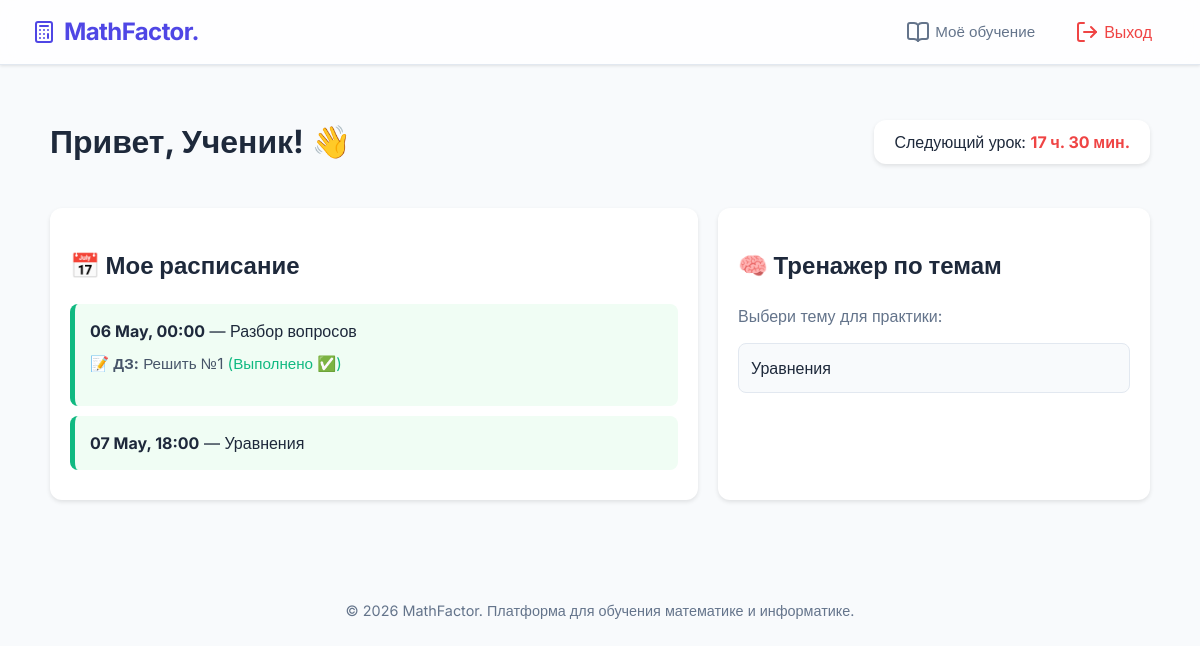
Screenshot of /dashboard/ (signed in) with the database file from the repository.
### users/models.py (models this page shows, shortened)
class User(AbstractUser):
    TEACHER = 'TEACHER'
    STUDENT = 'STUDENT'
    ROLE_CHOICES = (
        (TEACHER, 'Учитель'),
        (STUDENT, 'Ученик'),
    )
    @property
    def is_teacher(self):
        return self.role == User.TEACHER
    role = models.CharField(max_length=10, choices=ROLE_CHOICES, default='STUDENT')
    phone_regex = RegexValidator(
        regex=r'^\+?1?\d{10,11}$',
        message="Номер телефона должен быть в формате: '8 999 999 9999'."
    )
    phone = models.CharField(validators=[phone_regex], max_length=11, blank=True)

### platform_app/models.py (models this page shows, shortened)
class Lesson(models.Model):
    class Meta:
        verbose_name = "Урок"
        verbose_name_plural = "Уроки"
        ordering = ['-start_time']
    class Status(models.TextChoices):
        PLANNED = 'PLANNED', 'Запланировано'
        COMPLETED = 'COMPLETED', 'Проведено'
        CANCELLED = 'CANCELLED', 'Отменено'
        MISSED = 'MISSED', 'Пропущено'
    teacher = models.ForeignKey(
        User,
        on_delete=models.CASCADE,
        related_name='lessons_teacher',
        limit_choices_to={'role': User.TEACHER}, # Добавляем этот фильтр
        verbose_name="Учитель"
    )
    student = models.ForeignKey(
        User,
        on_delete=models.CASCADE,
        related_name='lessons_student',
        limit_choices_to={'role': User.STUDENT}, # И этот тоже
        verbose_name="Ученик"
    )
    topic = models.ForeignKey(Topic, on_delete=models.SET_NULL, null=True, blank=True)
    start_time = models.DateTimeField(verbose_name="Время начала")
    status = models.CharField(max_length=15, choices=Status.choices, default=Status.PLANNED)
    material_link = models.URLField(blank=True, verbose_name="Ссылка на материалы")
    @property
    def countdown_text(self):
        now = timezone.now()
        if self.status == self.Status.CANCELLED:
            return "Отменено"
        diff = self.start_time - now
        total_seconds = int(diff.total_seconds())
        days = total_seconds // 86400
        hours = (total_seconds % 86400) // 3600
        minutes = (total_seconds % 3600) // 60
        if days > 0:
            return f"{days} дн. {hours} ч."
        if hours > 0:
            return f"{hours} ч. {minutes} мин."
        return f"{minutes} мин." # Округляет вниз,

class Homework(models.Model):
    lesson = models.OneToOneField(Lesson, on_delete=models.CASCADE, related_name='homework')
    description = models.TextField(verbose_name="Что сделать")
    is_completed = models.BooleanField(default=False, verbose_name="Выполнено")
    report = models.TextField(blank=True, verbose_name="Отчет ученика/ссылка")

class Topic(models.Model):
    name = models.CharField(max_length=255, verbose_name="Название темы")
    subject = models.CharField(max_length=100, verbose_name="Предмет")

### platform_app/views.py (the view)
# urls.py: path('dashboard/', dashboard, name='dashboard'),
@login_required
def dashboard(request):
    if request.user.is_teacher:
            now = timezone.now()
            all_upcoming = Lesson.objects.select_related('student', 'topic').filter(
                teacher=request.user,
                start_time__gte=now - timezone.timedelta(minutes=60)
            ).order_by('start_time')
            all_upcoming = list(all_upcoming) # Превращаем QuerySet в список, если данных немного
            next_lesson = all_upcoming[0] if all_upcoming else None
            other_lessons = all_upcoming[1:]
            student_ids = Lesson.objects.filter(teacher=request.user).values_list('student_id', flat=True).distinct()
            students = User.objects.filter(id__in=student_ids)
            return render(request, 'platform_app/teacher_dashboard.html', {
                'next_lesson': next_lesson,
                'other_lessons': other_lessons,
                'students': students
            })
    else:
        lessons = Lesson.objects.filter(student=request.user).order_by('start_time')
        topics = Topic.objects.all()
        return render(request, 'platform_app/student_dashboard.html', {
            'lessons': lessons,
            'topics': topics
        })

### templates/platform_app/student_dashboard.html (shortened to what this page needs)
{% extends 'base.html' %}
{% block content %}
    <div style="display: flex; justify-content: space-between; align-items: center; margin-bottom: 20px;">
        <h1>Привет, {{ request.user.first_name }}! 👋</h1>
        <div class="card" style="margin-bottom: 0; padding: 10px 20px;">
            Следующий урок: <span class="timer">{% if lessons.0 %}{{ lessons.0.countdown_text }}{% else %}не назначен{% endif %}</span>
        </div>
    </div>
    <div style="display: grid; grid-template-columns: 1.5fr 1fr; gap: 20px;">
        <div class="card">
            <h2>📅 Мое расписание</h2>
            {% for lesson in lessons %}
                <div class="lesson-card">
                    <strong>{{ lesson.start_time|date:"d M, H:i" }}</strong> — {{ lesson.topic.name|default:"Разбор вопросов" }}
                    <br>
                    {% if lesson.homework %}
                        <p style="margin-top: 10px; font-size: 0.95rem; color: #475569;">
                            📝 <strong>ДЗ:</strong> {{ lesson.homework.description }}
                            {% if lesson.homework.is_completed %}
                                <span style="color: #10b981;">(Выполнено ✅)</span>
                            {% else %}
                                <span style="color: #f59e0b;">(В работе ⏳)</span>
                            {% endif %}
                        </p>
                    {% endif %}
                </div>
            {% empty %}
                <p>Уроков пока нет.</p>
            {% endfor %}
        </div>
        <div class="card">
            <h2>🧠 Тренажер по темам</h2>
            <p style="color: #64748b; margin-bottom: 15px;">Выбери тему для практики:</p>
            {% for topic in topics %}
                <a href="{% url 'trainer_task' topic.id %}" class="topic-link">
                    {{ topic.name }}
                </a>
            {% empty %}
                <p>Темы пока не добавлены.</p>
            {% endfor %}
        </div>
    </div>
{% endblock %}

### templates/base.html (style rules this page uses)
:root { --primary: #4f46e5; --primary-hover: #4338ca; --bg: #f8fafc; --text: #1e293b; --white: #ffffff; --gray: #64748b; }
body { font-family: 'Inter', sans-serif; background-color: var(--bg); color: var(--text); margin: 0; line-height: 1.5; }

### templates/platform_app/student_dashboard.html (style rules this page uses)
.card { background: #fff; padding: 20px; border-radius: 12px; box-shadow: 0 2px 4px rgba(0,0,0,0.1); margin-bottom: 20px; }
.lesson-card { border-left: 5px solid #10b981; background: #f0fdf4; padding: 15px; margin-bottom: 10px; border-radius: 8px; }
.timer { font-weight: bold; color: #ef4444; }
.topic-link { display: block; padding: 12px; background: #f8fafc; margin-bottom: 8px; border-radius: 8px; text-decoration: none; color: #1e293b; border: 1px solid #e2e8f0; transition: all 0.2s; }

### rows the page displays
User: user.first_name "Ученик"
Lesson: status+start_time "17 ч. 30 мин.", start_time "06 May, 00:00", topic.name "Разбор вопросов", homework.description "Решить №1", shows "(Выполнено ✅)"
Lesson: start_time "07 May, 18:00", topic.name "Уравнения"
Topic: name "Уравнения"
